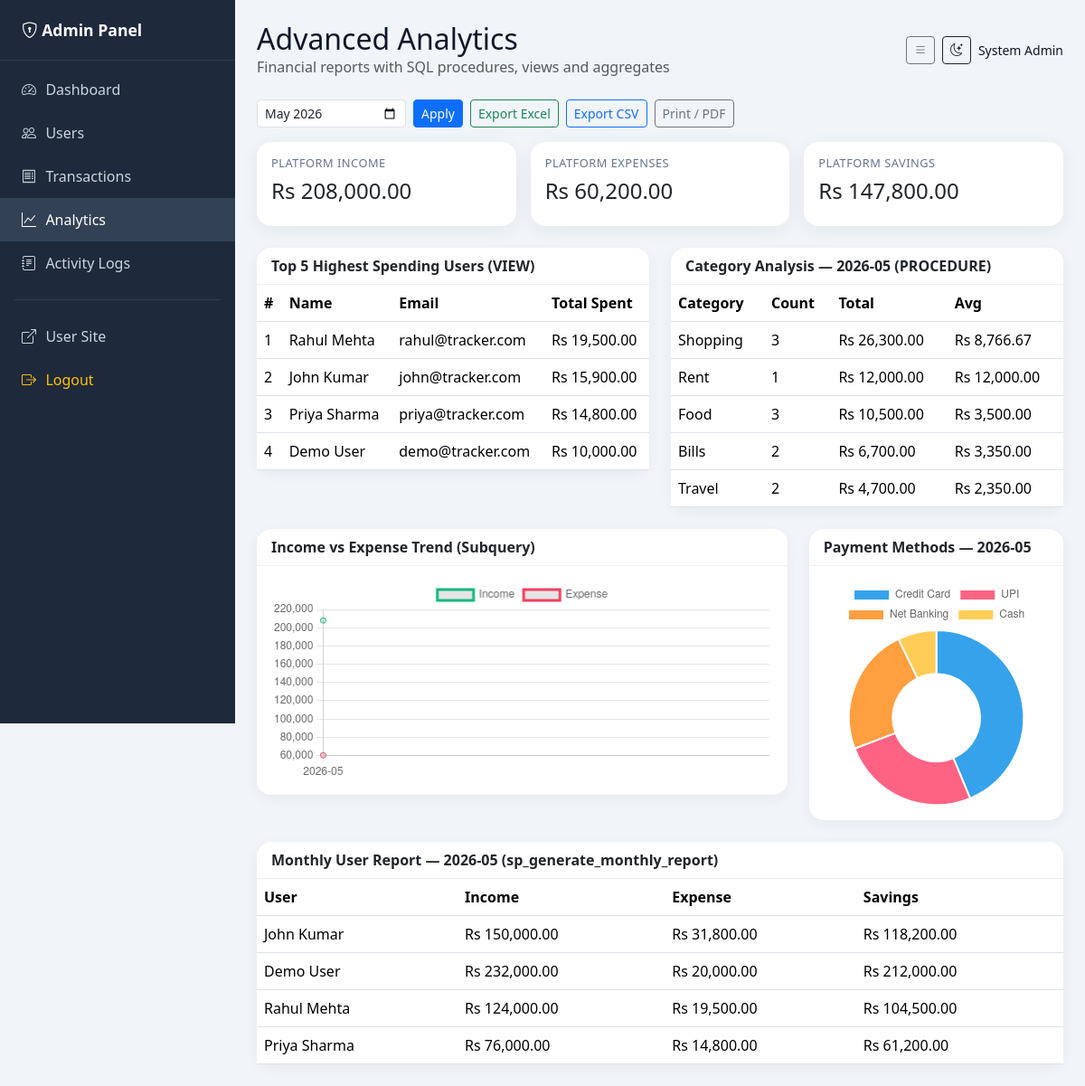
/admin/reports.php (signed in), run on the app's committed database.
### tables this page shows
CREATE TABLE users (
    id INT AUTO_INCREMENT PRIMARY KEY,
    name VARCHAR(100) NOT NULL,
    email VARCHAR(120) NOT NULL UNIQUE,
    password VARCHAR(255) NOT NULL,
    is_blocked TINYINT(1) NOT NULL DEFAULT 0,
    created_at TIMESTAMP DEFAULT CURRENT_TIMESTAMP,
    INDEX idx_users_email (email),
    INDEX idx_users_blocked (is_blocked)
);

CREATE TABLE categories (
    id INT AUTO_INCREMENT PRIMARY KEY,
    name VARCHAR(60) NOT NULL UNIQUE,
    INDEX idx_categories_name (name)
);

### includes/functions.php (called while the page is built, shortened)
<?php
function formatMoney(float $amount): string
{
    return 'Rs ' . number_format($amount, 2);
}
function e(string $value): string
{
    return htmlspecialchars($value, ENT_QUOTES, 'UTF-8');
}

### admin/includes/analytics.php (called while the page is built, shortened)
<?php
function topSpendingUsers(mysqli $conn, int $limit = 5): array
{
    $rows = [];
    $stmt = $conn->prepare('SELECT user_id, name, email, total_spent FROM top_spending_users LIMIT ?');
    $stmt->bind_param('i', $limit);
    $stmt->execute();
    $res = $stmt->get_result();
    while ($row = $res->fetch_assoc()) {
        $rows[] = $row;
    }
    return $rows;
}

### admin/reports.php (the view, shortened to what this page needs)
<?php
require_once __DIR__ . '/../config/db.php';
require_once __DIR__ . '/includes/analytics.php';
$month = $_GET['month'] ?? date('Y-m');
$topUsers = topSpendingUsers($conn, 5);
$catAnalysis = $conn->prepare('CALL sp_category_analysis(?)');
$catAnalysis->bind_param('s', $month);
$catAnalysis->execute();
$catRows = $catAnalysis->get_result();
$conn->next_result();
$monthlyReport = $conn->prepare('CALL sp_generate_monthly_report(?)');
$monthlyReport->bind_param('s', $month);
$monthlyReport->execute();
$platformMonthly = $monthlyReport->get_result();
$conn->next_result();
$savingsRes = $conn->query('CALL sp_calculate_total_savings()');
$savings = $savingsRes->fetch_assoc();
$conn->next_result();
$growthSql = "
    SELECT DATE_FORMAT(e.date, '%Y-%m') AS ym,
        SUM(e.amount) AS expense_total,
        (SELECT COALESCE(SUM(i.amount),0) FROM income i WHERE DATE_FORMAT(i.date,'%Y-%m') = DATE_FORMAT(e.date,'%Y-%m')) AS income_total
    FROM expenses e
    GROUP BY ym
    ORDER BY ym DESC
    LIMIT 6
";
$growth = $conn->query($growthSql);
$gLabels = [];
$gExpense = [];
$gIncome = [];
while ($g = $growth->fetch_assoc()) {
    $gLabels[] = $g['ym'];
    $gExpense[] = (float) $g['expense_total'];
    $gIncome[] = (float) $g['income_total'];
}
$gLabels = array_reverse($gLabels);
$gExpense = array_reverse($gExpense);
$gIncome = array_reverse($gIncome);
$payAnalysis = $conn->query("
    SELECT payment_method, COUNT(*) AS cnt, SUM(amount) AS total
    FROM expenses
    WHERE DATE_FORMAT(date, '%Y-%m') = '$month'
    GROUP BY payment_method
    ORDER BY total DESC
");
include __DIR__ . '/includes/header.php';
include __DIR__ . '/includes/topbar.php';
?>
<div class="d-flex gap-2 mb-3 no-print flex-wrap">
    <form method="get" class="d-flex gap-2">
        <input type="month" name="month" class="form-control form-control-sm" value="<?= e($month) ?>">
        <button class="btn btn-sm btn-primary">Apply</button>
    </form>
    <a href="export.php?type=analytics&amp;month=<?= e($month) ?>" class="btn btn-sm btn-outline-success">Export Excel</a>
    <a href="export.php?type=analytics&amp;month=<?= e($month) ?>&amp;format=csv" class="btn btn-sm btn-outline-primary">Export CSV</a>
    <button type="button" class="btn btn-sm btn-outline-secondary" onclick="printReport()">Print / PDF</button>
</div>
<div class="row g-3 mb-4">
    <div class="col-md-4"><div class="card admin-stat-card"><div class="card-body"><h6>Platform Income</h6><h4><?= formatMoney((float) ($savings['platform_total_income'] ?? 0)) ?></h4></div></div></div>
    <div class="col-md-4"><div class="card admin-stat-card"><div class="card-body"><h6>Platform Expenses</h6><h4><?= formatMoney((float) ($savings['platform_total_expenses'] ?? 0)) ?></h4></div></div></div>
    <div class="col-md-4"><div class="card admin-stat-card"><div class="card-body"><h6>Platform Savings</h6><h4><?= formatMoney((float) ($savings['platform_total_savings'] ?? 0)) ?></h4></div></div></div>
</div>
<div class="row g-4 mb-4">
    <div class="col-lg-6">
        <div class="card admin-card">
            <div class="card-header">Top 5 Highest Spending Users (VIEW)</div>
            <div class="table-responsive">
                <table class="table mb-0">
                    <thead><tr><th>#</th><th>Name</th><th>Email</th><th>Total Spent</th></tr></thead>
                    <tbody>
                    <?php $i = 1; foreach ($topUsers as $tu): ?>
                        <tr>
                            <td><?= $i++ ?></td>
                            <td><?= e($tu['name']) ?></td>
                            <td><?= e($tu['email']) ?></td>
                            <td><?= formatMoney((float) $tu['total_spent']) ?></td>
                        </tr>
                    <?php endforeach; ?>
                    </tbody>
                </table>
            </div>
        </div>
    </div>
    <div class="col-lg-6">
        <div class="card admin-card">
            <div class="card-header">Category Analysis — <?= e($month) ?> (PROCEDURE)</div>
            <div class="table-responsive">
                <table class="table mb-0">
                    <thead><tr><th>Category</th><th>Count</th><th>Total</th><th>Avg</th></tr></thead>
                    <tbody>
                    <?php while ($c = $catRows->fetch_assoc()): ?>
                        <tr>
                            <td><?= e($c['category_name']) ?></td>
                            <td><?= (int) $c['tx_count'] ?></td>
                            <td><?= formatMoney((float) $c['total_spent']) ?></td>
                            <td><?= formatMoney((float) $c['avg_spent']) ?></td>
                        </tr>
                    <?php endwhile; ?>
                    </tbody>
                </table>
            </div>
        </div>
    </div>
</div>
<div class="row g-4 mb-4">
    <div class="col-lg-8">
        <div class="card admin-card">
            <div class="card-header">Income vs Expense Trend (Subquery)</div>
            <div class="card-body"><canvas id="trendChart" height="120"></canvas></div>
        </div>
    </div>
    <div class="col-lg-4">
        <div class="card admin-card">
            <div class="card-header">Payment Methods — <?= e($month) ?></div>
            <div class="card-body"><canvas id="payChart"></canvas></div>
        </div>
    </div>
</div>
<div class="card admin-card">
    <div class="card-header">Monthly User Report — <?= e($month) ?> (sp_generate_monthly_report)</div>
    <div class="table-responsive">
        <table class="table mb-0">
            <thead><tr><th>User</th><th>Income</th><th>Expense</th><th>Savings</th></tr></thead>
            <tbody>
            <?php while ($m = $platformMonthly->fetch_assoc()): ?>
                <tr>
                    <td><?= e($m['name']) ?></td>
                    <td><?= formatMoney((float) $m['month_income']) ?></td>
                    <td><?= formatMoney((float) $m['month_expense']) ?></td>
                    <td><?= formatMoney((float) $m['month_savings']) ?></td>
                </tr>
            <?php endwhile; ?>
            </tbody>
        </table>
    </div>
</div>
<?php
$payLabels = [];
$payValues = [];
$payAnalysis->data_seek(0);
while ($p = $payAnalysis->fetch_assoc()) {
    $payLabels[] = $p['payment_method'];
    $payValues[] = (float) $p['total'];
}
?>
<script>
new Chart(document.getElementById('trendChart'), {
    type: 'line',
    data: {
        labels: <?= json_encode($gLabels) ?>,
        datasets: [
            { label: 'Income', data: <?= json_encode($gIncome) ?>, borderColor: '#10b981', tension: 0.3 },
            { label: 'Expense', data: <?= json_encode($gExpense) ?>, borderColor: '#f43f5e', tension: 0.3 }
        ]
    }
});
new Chart(document.getElementById('payChart'), {
    type: 'doughnut',
    data: { labels: <?= json_encode($payLabels) ?>, datasets: [{ data: <?= json_encode($payValues) ?> }] }
});
</script>
<?php include __DIR__ . '/includes/footer.php'; ?>

### assets/css/admin.css (style rules this page uses)
:root { --admin-sidebar: #1e293b; --admin-sidebar-hover: #334155; --admin-accent: #6366f1; --admin-bg: #f1f5f9; --admin-card: #ffffff; --admin-text: #0f172a; --admin-muted: #64748b; }
body.admin-body { background: var(--admin-bg); color: var(--admin-text); min-height: 100vh; }
.admin-stat-card { background: var(--admin-card); border: none; border-radius: 1rem; box-shadow: 0 4px 20px rgba(0, 0, 0, 0.06); transition: transform 0.25s ease, box-shadow 0.25s ease; height: 100%; }
.admin-stat-card h6 { color: var(--admin-muted); font-size: 0.8rem; text-transform: uppercase; letter-spacing: 0.04em; }
.admin-card { background: var(--admin-card); border: none; border-radius: 1rem; box-shadow: 0 4px 15px rgba(0, 0, 0, 0.05); }
.admin-card .card-header { background: transparent; border-bottom: 1px solid rgba(0, 0, 0, 0.06); font-weight: 600; }

### data on the page
users: name "Rahul Mehta", email "rahul@tracker.com", total_spent "Rs 19,500.00", month_income "Rs 124,000.00", month_expense "Rs 19,500.00", month_savings "Rs 104,500.00"
users: name "John Kumar", email "john@tracker.com", total_spent "Rs 15,900.00", month_income "Rs 150,000.00", month_expense "Rs 31,800.00", month_savings "Rs 118,200.00"
users: name "Priya Sharma", email "priya@tracker.com", total_spent "Rs 14,800.00", month_income "Rs 76,000.00", month_expense "Rs 14,800.00", month_savings "Rs 61,200.00"
users: name "Demo User", email "demo@tracker.com", total_spent "Rs 10,000.00", month_income "Rs 232,000.00", month_expense "Rs 20,000.00", month_savings "Rs 212,000.00"
categories: name "Shopping", tx_count "3", total_spent "Rs 26,300.00", avg_spent "Rs 8,766.67"
categories: name "Rent", tx_count "1", total_spent "Rs 12,000.00", avg_spent "Rs 12,000.00"
categories: name "Food", tx_count "3", total_spent "Rs 10,500.00", avg_spent "Rs 3,500.00"
categories: name "Bills", tx_count "2", total_spent "Rs 6,700.00", avg_spent "Rs 3,350.00"
categories: name "Travel", tx_count "2", total_spent "Rs 4,700.00", avg_spent "Rs 2,350.00"

### other printed values
$pageTitle "Advanced Analytics"
$pageSubtitle "Financial reports with SQL procedures, views and aggregates"
$_SESSION['admin_name'] "System Admin"
formatMoney((float) ($savings['platform_total_income'] ?? 0)) "Rs 208,000.00"
formatMoney((float) ($savings['platform_total_expenses'] ?? 0)) "Rs 60,200.00"
formatMoney((float) ($savings['platform_total_savings'] ?? 0)) "Rs 147,800.00"
$month "2026-05"
chart data {{ json_encode($payLabels) }} ["Credit Card","UPI","Net Banking","Cash"]
